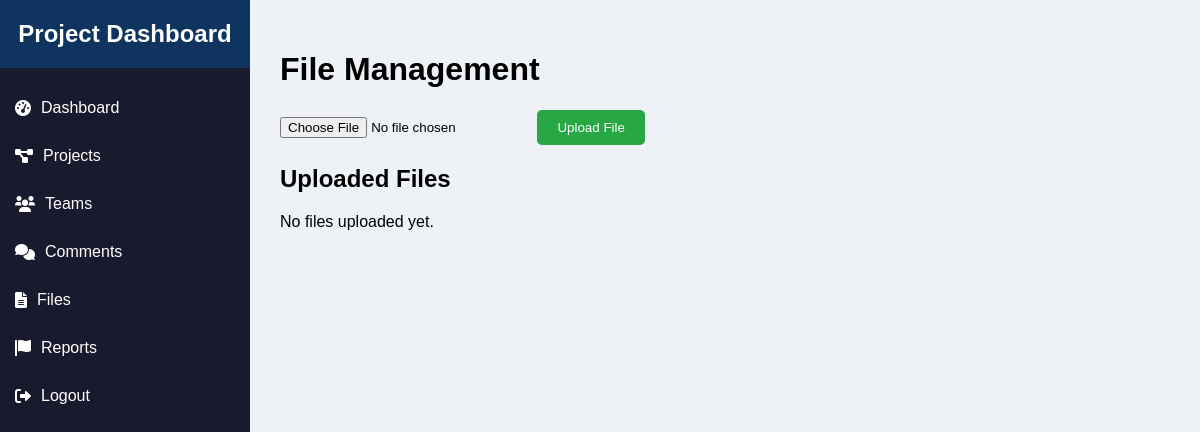
The page /file.php (signed in) on the database as committed earlier.
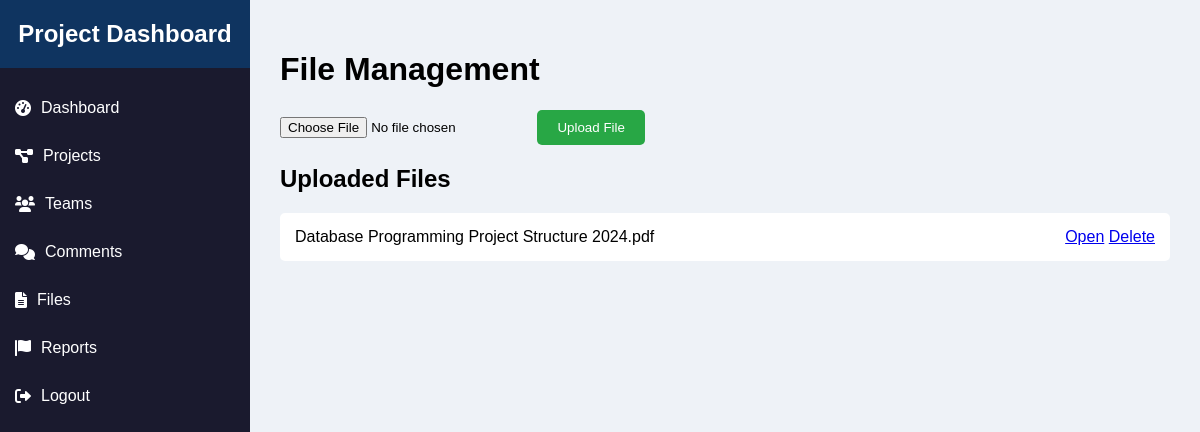
The same page on the database as committed later.
### tables this page shows
CREATE TABLE `files` (
  `id` int(11) NOT NULL,
  `fileName` varchar(255) NOT NULL,
  `action` varchar(50) DEFAULT NULL,
  `fileType` varchar(50) DEFAULT NULL,
  `findingName` varchar(255) DEFAULT NULL,
  `findingType` varchar(50) DEFAULT NULL,
  `description` text DEFAULT NULL,
  `filePath` varchar(255) NOT NULL,
  `uploadedBy` varchar(255) NOT NULL,
  `uploadDate` datetime DEFAULT current_timestamp()
);

### file.php (the view, shortened to what this page needs)
<?php
$host = 'localhost';
$dbname = 'PROJECT_MANAGEMENT_SYSTEM';
$username = 'root';
$password = '';
try {
    $pdo = new PDO("mysql:host=$host;dbname=$dbname", $username, $password);
    $pdo->setAttribute(PDO::ATTR_ERRMODE, PDO::ERRMODE_EXCEPTION);
} catch (PDOException $e) {
    die("Database connection failed: " . $e->getMessage());
}
try {
    $stmt = $pdo->prepare("CALL GetAllFiles()");
    $stmt->execute();
    $files = $stmt->fetchAll(PDO::FETCH_ASSOC);
} catch (PDOException $e) {
    die("Error fetching files: " . $e->getMessage());
}
?>
<!DOCTYPE html>
<html lang="en">
<head>
    <link rel="stylesheet" href="https://cdnjs.cloudflare.com/ajax/libs/font-awesome/6.0.0-beta3/css/all.min.css">
</head>
<body>
<div class="sidebar">
    <h2>Project Dashboard</h2>
    <ul>
            <li><a href="dashboard.php"><i class="fas fa-tachometer-alt"></i> Dashboard</a></li>
            <li><a href="project.php"><i class="fas fa-project-diagram"></i> Projects</a></li>
            <li><a href="team.php"><i class="fas fa-users"></i> Teams</a></li>
            <li><a href="#"><i class="fas fa-comments"></i> Comments</a></li>
            <li><a href="file.php"><i class="fas fa-file-alt"></i> Files</a></li>
            <li><a href="#"><i class="fas fa-flag"></i> Reports</a></li>
            <li><a href="index.php"><i class="fas fa-sign-out-alt"></i> Logout</a></li>
        </ul>
</div>
<div class="main-content">
    <h1>File Management</h1>
    <form action="file.php" method="POST" enctype="multipart/form-data">
        <input type="file" name="uploadedFile" required>
        <button type="submit" class="btn">Upload File</button>
    </form>
    <div class="file-list">
        <h2>Uploaded Files</h2>
        <?php if (empty($files)): ?>
            <p>No files uploaded yet.</p>
        <?php else: ?>
            <?php foreach ($files as $file): ?>
                <div class="file-item">
                    <span><?php echo htmlspecialchars($file['fileName']); ?></span>
                    <div>
                        <a href="<?php echo $file['filePath']; ?>" target="_blank">Open</a>
                        <a href="?delete=<?php echo $file['id']; ?>" onclick="return confirm('Are you sure?')">Delete</a>
                    </div>
                </div>
            <?php endforeach; ?>
        <?php endif; ?>
    </div>
</div>
</body>
</html>

### file.php (style rules this page uses)
body { margin: 0; font-family: Arial, sans-serif; background-color: #eef2f7; }
.sidebar { width: 250px; height: 100vh; position: fixed; background-color: #1a1a2e; color: white; }
.sidebar h2 { text-align: center; padding: 20px 0; background-color: #0f3460; margin: 0; }
.sidebar ul { list-style-type: none; padding: 0; }
.sidebar ul li { padding: 15px; cursor: pointer; }
.sidebar ul li a { text-decoration: none; color: white; display: flex; align-items: center; }
.sidebar ul li a i { margin-right: 10px; }
.main-content { margin-left: 250px; padding: 30px; }
.btn { padding: 10px 20px; background-color: #28a745; color: white; border: none; border-radius: 5px; cursor: pointer; }
.file-list { margin-top: 20px; }
.file-item { display: flex; justify-content: space-between; align-items: center; padding: 15px; background-color: #fff; margin-bottom: 10px; border-radius: 5px; }

Rows that differ between the two databases and show on the page:
added files: fileName "Database Programming Project Structure 2024.pdf"
Other text that changed with them:
text no longer shown: "No files uploaded yet."
